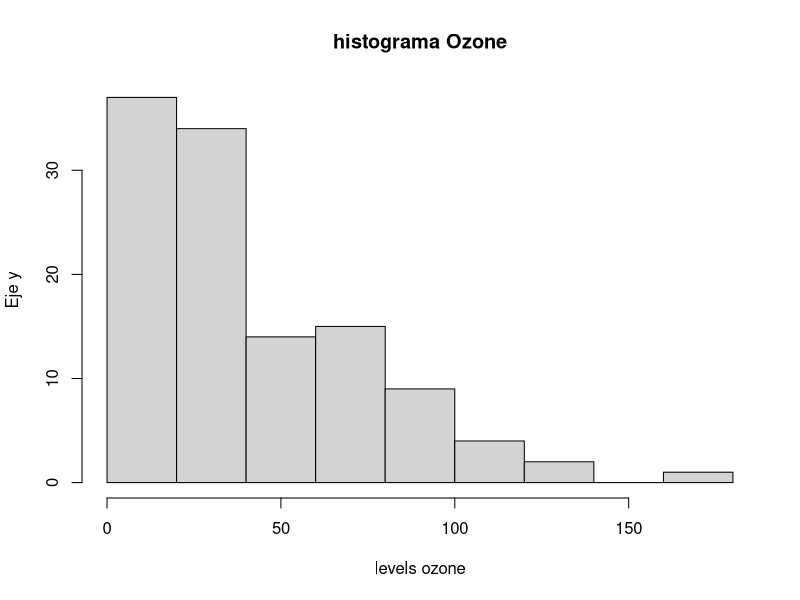
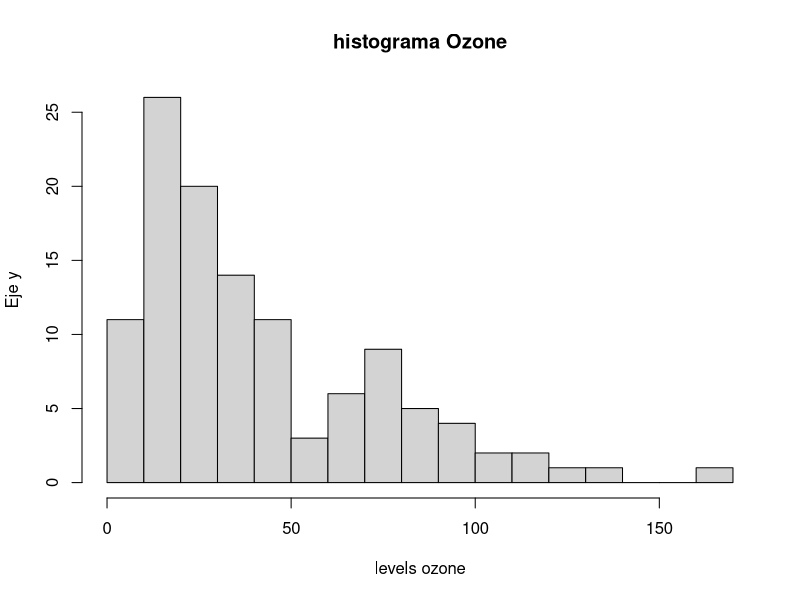
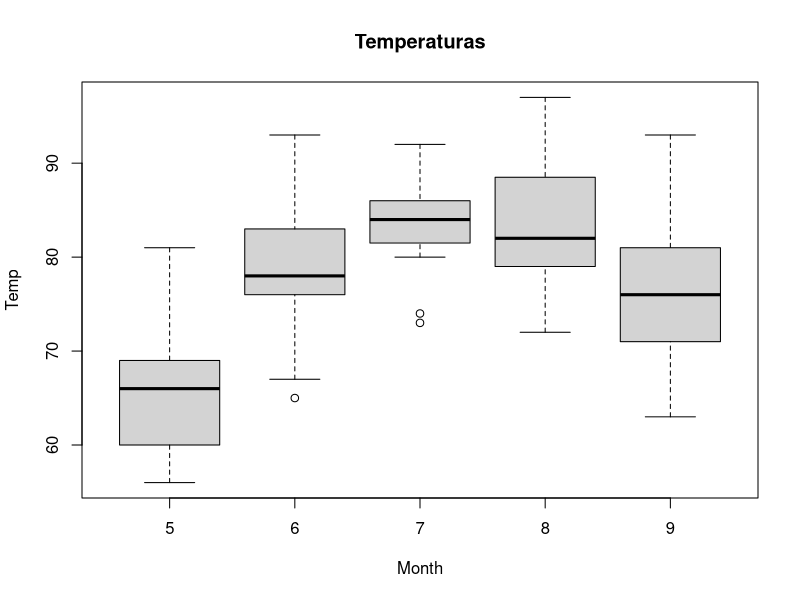
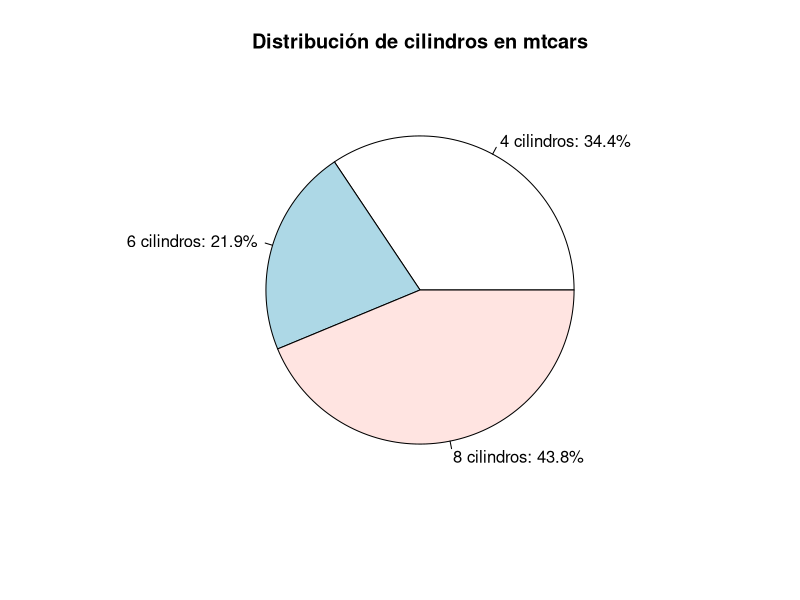
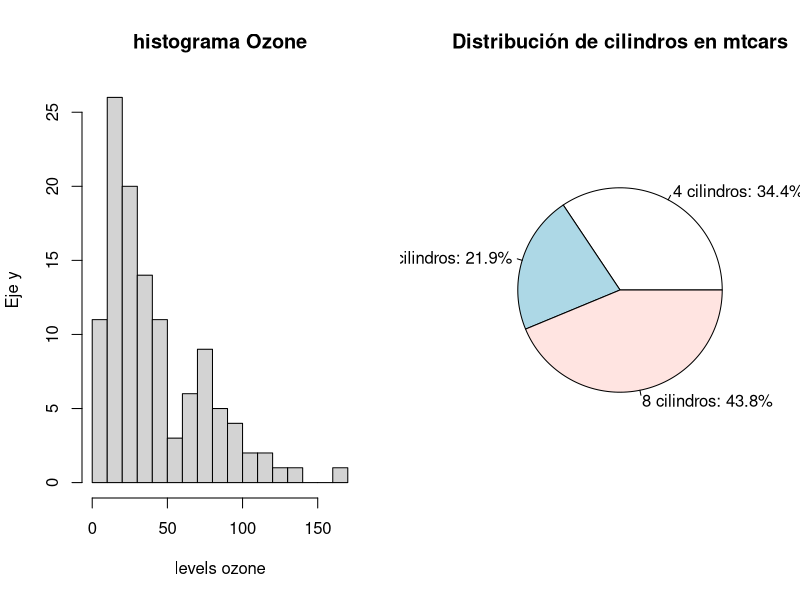
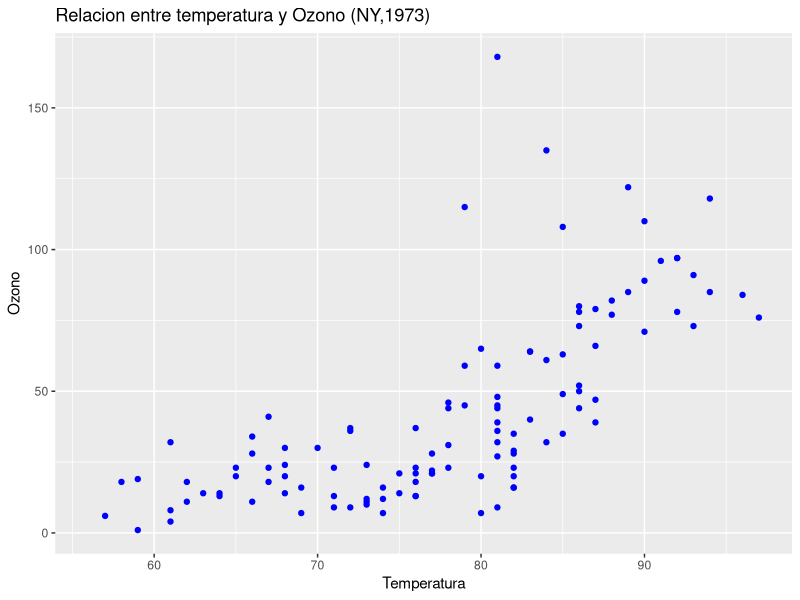
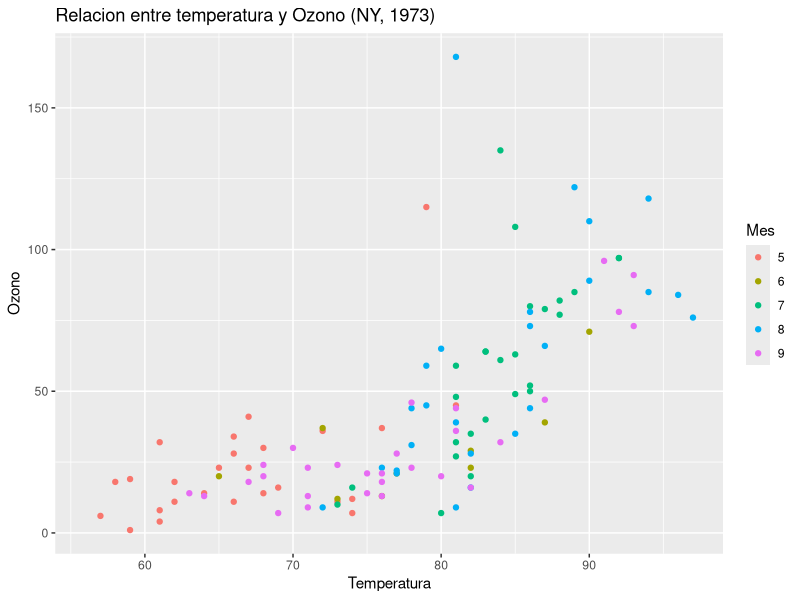
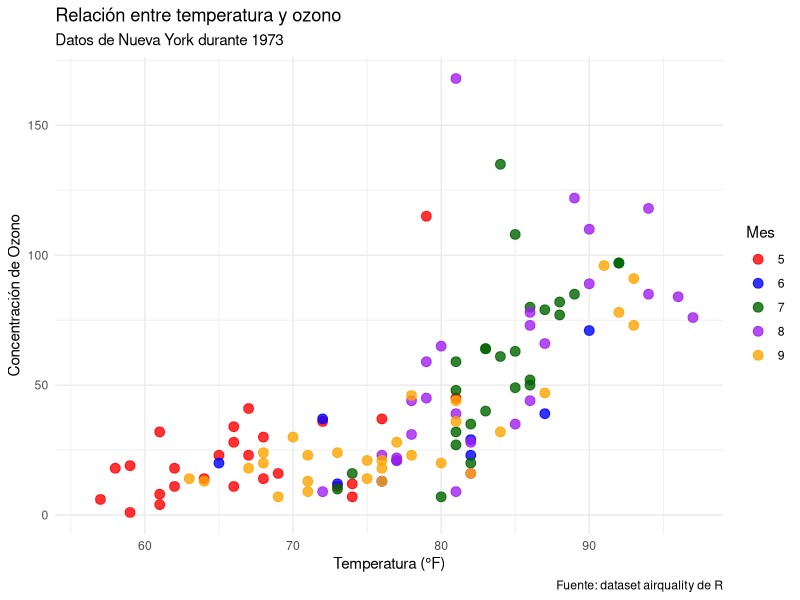

The R source for these figures, in order: (Note: this script raises an error after producing the figures.)
# ==============================================================================
# UNIVERSIDAD DE COSTA RICA  -  ESCUELA DE ESTADISTICA
# XS-0129  PROGRAMACION PARA ESTADISTICA I
# ------------------------------------------------------------------------------
# PRACTICA SEMANA 11: CONSTRUCCION DE GRAFICOS CON R
# MODALIDAD: TRABAJO COLABORATIVO EN GIT / GITHUB
# Valor: 1% adicional sobre nota de curso
# Fecha entrega máxima: martes 26/05/2026
# Entrega esperada: documento PDF con enlace a repositorio
# ==============================================================================
#
# Esta practica se realiza EN PAREJAS o EN GRUPOS DE TRES personas.
# El grupo entrega un UNICO archivo .R, pero administrado de forma colaborativa
# en un repositorio de GitHub. Cada integrante DEBE aportar al menos un ejercicio
# con sus propios commits, de modo que el historial demuestre la participacion
# individual de cada quien.
#
# ------------------------------------------------------------------------------
# DATOS DEL GRUPO
# ------------------------------------------------------------------------------
# Integrante A: ______________________  Carne: __________  GitHub: ____________
# Integrante B: ______________________  Carne: __________  GitHub: ____________
# Integrante C: ______________________  Carne: __________  GitHub: ____________
#               (deje en blanco si el grupo es de dos personas)
#
# ------------------------------------------------------------------------------
# OBJETIVOS DE APRENDIZAJE
# ------------------------------------------------------------------------------
#   1. Construir e interpretar graficos con el paquete base de R.
#   2. Aplicar la gramatica de graficos del paquete ggplot2 por capas.
#   3. Representar informacion geografica mediante mapas en R.
#   4. INVESTIGAR de forma autonoma otras librerias de visualizacion de R,
#      documentarlas y compararlas con las herramientas vistas en clase.
#   5. Utilizar Git y GitHub para versionar y desarrollar codigo de forma
#      COLABORATIVA (clonar, ramas, commits, pull requests y fusiones).
#
# ==============================================================================
# INSTRUCCIONES GENERALES
# ==============================================================================
#   - Trabajen DENTRO de este mismo archivo .R. Escriban su codigo debajo de
#     cada enunciado, en las lineas marcadas con ">>> ESCRIBA SU CODIGO AQUI".
#   - NO borren los enunciados (lineas que inician con #). Forman parte de la
#     entrega y permiten evaluar la practica.
#   - Cuando se pida COMENTAR o INTERPRETAR, escriban la respuesta como
#     comentario (#) justo debajo del codigo correspondiente.
#   - El archivo debe ejecutarse SIN ERRORES de principio a fin. Verifiquenlo
#     con source() o Ctrl+Shift+Enter (RStudio) antes de la entrega final.
#   - Cada ejercicio indica su INTEGRANTE RESPONSABLE entre corchetes, por
#     ejemplo  [Responsable: Integrante B]. Esa persona debe escribir el codigo
#     y subirlo con SUS PROPIOS commits (ver Parte 5).
#   - Esta practica vale 100 puntos. La distribucion aparece en cada parte.
#   - Todos los ejercicios deben estar completos y no debe haber commits 
#     luego de las 11:59 de hoy 26/05/2026
#
# ------------------------------------------------------------------------------
# REPARTO DE EJERCICIOS ENTRE INTEGRANTES
# ------------------------------------------------------------------------------
#   Integrante A : Ej 1.1, Ej 1.4, Ej 2.1, Ej 2.4, Ej 3.2  + redacta el README
#   Integrante B : Ej 1.2, Ej 1.5, Ej 2.2, Ej 2.5, Ej 3.3  + Ficha 4.2
#   Integrante C : Ej 1.3, Ej 1.6, Ej 2.3, Ej 3.1, Ej 4.4
#   TODO EL GRUPO: Parte 0, Ej 4.1 (eleccion de libreria) y Ej 4.3 (ejemplo).
#
#   * SI EL GRUPO ES DE DOS PERSONAS: no existe Integrante C. Repartan sus
#     ejercicios de forma equitativa entre A y B y ANOTEN aqui como quedaron:
#     Ej 1.3 -> ____   Ej 1.6 -> ____   Ej 2.3 -> ____   Ej 3.1 -> ____
#     Ej 4.4 -> ____
#
#   El reparto busca que cada persona practique graficos base, ggplot2 y mapas.
#   Esta permitido AYUDARSE entre integrantes, pero cada quien debe SUBIR con
#   sus propios commits los ejercicios de los que es responsable.
#
# ------------------------------------------------------------------------------
# CONJUNTOS DE DATOS
# ------------------------------------------------------------------------------
#   Se trabajara con datasets incluidos en la instalacion base de R, por lo que
#   NO se requiere descargar archivos. Exploren su documentacion con help():
#       help("airquality")   # calidad del aire (Nueva York, 1973)
#       help("mtcars")       # caracteristicas de 32 automoviles
#       help("iris")         # medidas de tres especies de flores
#       help("ToothGrowth")  # crecimiento dental en conejillos de indias
# ==============================================================================


# ==============================================================================
# PARTE 0 - PREPARACION DEL ENTORNO  (5 puntos)   [Responsable: TODO EL GRUPO]
# ==============================================================================
#
# 0.1  Limpien el entorno de trabajo y carguen los datos que utilizaran.
#      Verifiquen la estructura y un resumen de cada conjunto de datos.

rm(list = ls())          # limpia el entorno
data("airquality")
data("mtcars")
data("iris")
data("ToothGrowth")

# >>> ESCRIBA SU CODIGO AQUI: use str() y summary() sobre airquality y mtcars.

str(airquality)
summary(airquality)
str(mtcars)
summary(mtcars)


# 0.2  En un comentario, indiquen cuantas observaciones y cuantas variables
#      tiene 'airquality' y mencionen si contiene valores faltantes (NA).
#
# Respuesta 0.2: _______________________________________________________________

# airquality tiene 153 observaciones y si contiene valores NA

# ==============================================================================
# PARTE 1 - GRAFICOS BASE DE R  (25 puntos)
# ==============================================================================
# Recuerden los argumentos comunes de las funciones graficas base:
#   main  = titulo        xlab / ylab = etiquetas de ejes
#   col   = color         xlim / ylim = limites de los ejes
#   pch   = tipo de punto border = color del borde
# ------------------------------------------------------------------------------

# ------------------------------------------------------------------------------
# Ejercicio 1.1  GRAFICO DE BARRAS  (4 pts)        [Responsable: Integrante A]
# ------------------------------------------------------------------------------
# Construya un grafico de barras VERTICAL de la variable airquality$Wind.
# Asignele un titulo, una etiqueta de eje y un color de su eleccion.

# >>> ESCRIBA SU CODIGO AQUI:



# ------------------------------------------------------------------------------
# Ejercicio 1.2  HISTOGRAMA  (4 pts)               [Responsable: Integrante B]
# ------------------------------------------------------------------------------
# Construya un histograma de airquality$Ozone. Modifique el argumento 'breaks'
# para obtener al menos dos versiones (por ejemplo breaks = 5 y breaks = 15).
# COMENTE como cambia la interpretacion al variar el numero de clases.

# >>> ESCRIBA SU CODIGO AQUI:

hist(airquality$Ozone,
     breaks = 6,
     main = "histograma Ozone",
     xlab = "levels ozone",
     ylab = "Eje y")

hist(airquality$Ozone,
     breaks =16,
     main = "histograma Ozone",
     xlab = "levels ozone",
     ylab = "Eje y")


# Comentario 1.2: ______________________________________________________________

# Al agregar diferentes valores de break lo uqe cambia son la cantidad de barras creadas en el histograma



# ------------------------------------------------------------------------------
# Ejercicio 1.3  DIAGRAMA DE CAJAS  (4 pts)        [Responsable: Integrante C]
# ------------------------------------------------------------------------------
# Construya un diagrama de cajas de airquality$Temp SEGUN el mes (Temp ~ Month).
# Pista: use la formula  boxplot(Temp ~ Month, data = airquality, ...).
# Interprete: en que mes se observa la mayor temperatura mediana.

# >>> ESCRIBA SU CODIGO AQUI:


boxplot(Temp ~ Month, data = airquality,
        main = "Temperaturas")

# Comentario 1.3: ______________________________________________________________

# En el mes 9 septiembre se registra la mayor temperatura  

# ------------------------------------------------------------------------------
# Ejercicio 1.4  DIAGRAMA DE DISPERSION  (4 pts)   [Responsable: Integrante A]
# ------------------------------------------------------------------------------
# Construya un grafico de dispersion entre airquality$Temp (eje X) y
# airquality$Ozone (eje Y). Use pch = 19 y describa la relacion observada.

# >>> ESCRIBA SU CODIGO AQUI:



# Comentario 1.4: ______________________________________________________________



# ------------------------------------------------------------------------------
# Ejercicio 1.5  GRAFICO DE PIE  (4 pts)           [Responsable: Integrante B]
# ------------------------------------------------------------------------------
# A partir de mtcars, cuente cuantos automoviles tienen 4, 6 y 8 cilindros
# (variable 'cyl') y represente esa distribucion en un grafico de pie.
# Agregue al grafico el PORCENTAJE correspondiente a cada categoria.
# Pista: table(mtcars$cyl) y construya las etiquetas con paste0() y round().

# >>> ESCRIBA SU CODIGO AQUI:

conteo_cyl <- table(mtcars$cyl)


porcentajes <- prop.table(conteo_cyl) * 100


etiquetas <- paste0(
  names(conteo_cyl),
  " cilindros: ",
  round(porcentajes, 1),
  "%"
)

# Gráfico de pie
pie(
  conteo_cyl,
  labels = etiquetas,
  main = "Distribución de cilindros en mtcars"
)
# ------------------------------------------------------------------------------
# Ejercicio 1.6  MULTIPLES GRAFICOS Y EXPORTACION  (5 pts)  [Resp.: Integrante B]
# ------------------------------------------------------------------------------
# a) Use par(mfrow = c(1, 2)) para colocar DOS graficos base de su eleccion
#    lado a lado. Restablezca el panel con par(mfrow = c(1, 1)) al terminar.
# b) Exporte uno de sus graficos a un archivo PNG usando png() ... dev.off().
#    IMPORTANTE: agregue ese .png al .gitignore (vea la Parte 5) para NO
#    versionar imagenes generadas automaticamente.

# >>> ESCRIBA SU CODIGO AQUI:

par(mfrow = c(1, 2))

hist(airquality$Ozone,
     breaks =16,
     main = "histograma Ozone",
     xlab = "levels ozone",
     ylab = "Eje y")

pie(
  conteo_cyl,
  labels = etiquetas,
  main = "Distribución de cilindros en mtcars"
)

par(mfrow = c(1, 1))


# guardar a png

png("grafico_mpg.png", width = 800, height = 600)

pie(
  conteo_cyl,
  labels = etiquetas,
  main = "Distribución de cilindros en mtcars"
)

dev.off()



# ==============================================================================
# PARTE 2 - GRAFICOS CON ggplot2  (20 puntos)
# ==============================================================================
# Recuerden la estructura por CAPAS de la gramatica de graficos:
#   ggplot(datos, aes(...)) +   # datos + mapeo estetico
#       geom_*()            +   # geometria (puntos, barras, lineas...)
#       scale_*()           +   # escalas (colores, ejes)
#       facet_*()           +   # paneles por subconjuntos
#       labs()              +   # titulos y etiquetas
#       theme_*()               # apariencia general
# ------------------------------------------------------------------------------

# 2.0  Instalen (si es necesario) y carguen el paquete.
# install.packages("ggplot2")   # descomente solo si aun no lo tiene instalado
library(ggplot2)

# ------------------------------------------------------------------------------
# Ejercicio 2.1  PRIMER GRAFICO ggplot2  (4 pts)   [Responsable: Integrante A]
# ------------------------------------------------------------------------------
# Reproduzca el diagrama de dispersion del Ejercicio 1.4 (Temp vs Ozone) pero
# ahora con ggplot2 y geom_point().

# >>> ESCRIBA SU CODIGO AQUI:



# ------------------------------------------------------------------------------
# Ejercicio 2.2  MAPEO ESTETICO  (4 pts)           [Responsable: Integrante B]
# ------------------------------------------------------------------------------
# Al grafico anterior, agregue dentro de aes() el COLOR del punto segun el mes.
# Pista: como 'Month' es numerica, conviertala con factor(Month).
# COMENTE que aporta esta tercera variable a la lectura del grafico.

# >>> ESCRIBA SU CODIGO AQUI:

ggplot(airquality,
       aes(x = Temp, y = Ozone)) +
  geom_point(color = "blue", 
             pch = 19) +
  labs(title = "Relacion entre temperatura y Ozono (NY,1973)",
       x = "Temperatura",
       y = "Ozono")


ggplot(
  airquality,
  aes(
    x = Temp,
    y = Ozone,
    color = factor(Month)
  )
) +
  geom_point(pch = 19) +
  labs(
    title = "Relacion entre temperatura y Ozono (NY, 1973)",
    x = "Temperatura",
    y = "Ozono",
    color = "Mes"
  )

# Comentario 2.2: ______________________________________________________________

# ESta tercera variable lo que hace es poner diferentes colores al los meses para asi diferenciarlo en el grafico

# ------------------------------------------------------------------------------
# Ejercicio 2.3  GEOMETRIAS ADICIONALES Y FACETAS  (4 pts)  [Resp.: Integrante C]
# ------------------------------------------------------------------------------
# Sobre el grafico del 2.2, agregue:
#   - una capa geom_smooth(method = "lm") para mostrar la tendencia lineal;
#   - un facet_wrap(~ Month) para separar un panel por mes.

# >>> ESCRIBA SU CODIGO AQUI:



# ------------------------------------------------------------------------------
# Ejercicio 2.4  GRAFICO DE BARRAS CON ggplot2  (4 pts)  [Resp.: Integrante A]
# ------------------------------------------------------------------------------
# Con el dataset 'iris', construya un grafico de barras que muestre el promedio
# de Sepal.Length por especie (Species). Use stat = "summary", fun = "mean".

# >>> ESCRIBA SU CODIGO AQUI:



# ------------------------------------------------------------------------------
# Ejercicio 2.5  PERSONALIZACION COMPLETA  (4 pts) [Responsable: Integrante B]
# ------------------------------------------------------------------------------
# Tome cualquiera de los graficos anteriores y combine TODAS las capas:
# labs() con titulo, subtitulo, etiquetas de ejes y fuente; un scale_*() para
# personalizar colores; y un theme_*() distinto al predeterminado.

# >>> ESCRIBA SU CODIGO AQUI:

ggplot(
  airquality,
  aes(
    x = Temp,
    y = Ozone,
    color = factor(Month)
  )
) +
  geom_point(size = 3, alpha = 0.8) +
  
  # Etiquetas
  labs(
    title = "Relación entre temperatura y ozono",
    subtitle = "Datos de Nueva York durante 1973",
    x = "Temperatura (°F)",
    y = "Concentración de Ozono",
    color = "Mes",
    caption = "Fuente: dataset airquality de R"
  ) +
  
  # Personalizar colores
  scale_color_manual(
    values = c(
      "5" = "red",
      "6" = "blue",
      "7" = "darkgreen",
      "8" = "purple",
      "9" = "orange"
    )
  ) +
  
  # Tema distinto al predeterminado
  theme_minimal()



# ==============================================================================
# PARTE 3 - GRAFICOS CON MAPAS  (15 puntos)
# ==============================================================================
# 3.0  Instalen (si es necesario) y carguen el paquete 'maps'.
# install.packages("maps", dep = TRUE)   # descomente si aun no lo tiene
install.packages("maps")
library(maps)
library(ggplot2)

# ------------------------------------------------------------------------------
# Ejercicio 3.1  MAPA BASE  (5 pts)                [Responsable: Integrante C]
# ------------------------------------------------------------------------------
# Dibuje el mapa del mundo con map(database = "world").
# Luego dibuje UNICAMENTE el mapa de un pais a su eleccion.
# Pista: map("world", regions = "Costa Rica", fill = TRUE, col = "lightgreen").

# >>> ESCRIBA SU CODIGO AQUI:



# ------------------------------------------------------------------------------
# Ejercicio 3.2  MAPA POLIGONAL CON ggplot2  (5 pts)  [Resp.: Integrante A]
# ------------------------------------------------------------------------------
# Use map_data() para obtener el contorno de un pais o region y dibujelo con
# ggplot2 + geom_polygon(). Aplique coord_quickmap() para corregir la escala.
# Pista:
#   region <- map_data("world", region = "Costa Rica")
#   ggplot(region, aes(long, lat, group = group)) +
#       geom_polygon(...) + coord_quickmap()

# >>> ESCRIBA SU CODIGO AQUI:



# ------------------------------------------------------------------------------
# Ejercicio 3.3  AGREGAR PUNTOS AL MAPA  (5 pts)   [Responsable: Integrante B]
# ------------------------------------------------------------------------------
# Sobre el mapa anterior, agregue uno o varios puntos con coordenadas conocidas
# (por ejemplo, la ciudad donde vive cada integrante del grupo). Use geom_point()
# y, opcionalmente, geom_text() o annotate() para etiquetar el punto.
# Pista: San Jose, Costa Rica  ->  long = -84.09, lat = 9.93

# >>> ESCRIBA SU CODIGO AQUI:


dev.off() # reinicia el dispositivo gráfico

japon <- map_data("world", region = "Japan")

# Coordenadas de ciudades
ciudades <- data.frame(
  ciudad = c("Tokyo", "Osaka", "Kyoto"),
  lon = c(139.6917, 135.5023, 135.7681),
  lat = c(35.6895, 34.6937, 35.0116)
)

ggplot(japon,
       aes(x = long,
           y = lat,
           group = group)) +
  
  geom_polygon(fill = "darkgreen",
               color = "black") +
  
  geom_point(
    data = ciudades,
    aes(x = lon, y = lat),
    color = "red",
    size = 3,
    inherit.aes = FALSE
  ) +
  
  geom_text(
    data = ciudades,
    aes(x = lon,
        y = lat,
        label = ciudad),
    inherit.aes = FALSE,
    vjust = -1
  ) +
  
  coord_quickmap() +
  
  labs(
    title = "Mapa de Japón con ciudades importantes",
    x = "Longitud",
    y = "Latitud"
  ) +
  
  theme_minimal()
# ==============================================================================
# PARTE 4 - INVESTIGACION: OTRAS LIBRERIAS DE GRAFICOS EN R  (20 puntos)
# ==============================================================================
#
# El ecosistema de R ofrece MUCHAS librerias de visualizacion mas alla del
# paquete base, ggplot2 y maps. En esta parte el grupo debera INVESTIGAR de
# forma autonoma y aplicar una de ellas.
#
# ------------------------------------------------------------------------------
# 4.1  SELECCION DE LA LIBRERIA  (2 pts)           [Responsable: TODO EL GRUPO]
# ------------------------------------------------------------------------------
# Elijan UNA libreria de la siguiente lista (o propongan otra y consultenla con
# la persona docente). Anoten su eleccion en el comentario indicado.
#
#   GRAFICOS INTERACTIVOS
#     - plotly        : convierte graficos en interactivos (zoom, hover).
#     - highcharter   : graficos interactivos basados en Highcharts.
#     - dygraphs      : series de tiempo interactivas.
#
#   EXTENSIONES DE ggplot2
#     - ggridges      : graficos de densidad superpuestos ("joyplots").
#     - gganimate     : animaciones a partir de graficos ggplot2.
#     - patchwork     : combina varios graficos ggplot2 en un mismo panel.
#     - ggpubr        : graficos con apariencia "lista para publicar".
#     - ggthemes      : temas y paletas adicionales para ggplot2.
#
#   MAPAS INTERACTIVOS
#     - leaflet       : mapas interactivos con marcadores y capas.
#     - tmap          : mapas tematicos (modo estatico e interactivo).
#
#   GRAFICOS ESPECIALIZADOS
#     - corrplot      : visualizacion de matrices de correlacion.
#     - treemap       : mapas de arbol (treemaps) jerarquicos.
#     - GGally        : matrices de graficos y graficos de pares.
#     - wordcloud     : nubes de palabras.
#     - lattice       : sistema de graficos alternativo (graficos en celosia).
#
# Libreria elegida: ____________________________________________________________
# Justifiquen en una o dos lineas por que la eligieron:
#   ___________________________________________________________________________
#
# ------------------------------------------------------------------------------
# 4.2  FICHA DE DOCUMENTACION  (6 pts)             [Responsable: Integrante B]
# ------------------------------------------------------------------------------
# Investiguen en la documentacion oficial (CRAN, viñetas, sitio del paquete) y
# COMPLETEN la siguiente ficha como comentarios. Indiquen las fuentes.
#
#   a) Nombre del paquete y autor(es) principales:
#      _________________________________________________________________________
#   b) Para que tipo de visualizaciones se utiliza:
#      _________________________________________________________________________
#   c) Funcion(es) principal(es) del paquete y que hace cada una:
#      _________________________________________________________________________
#   d) Una ventaja y una limitacion frente al paquete base o ggplot2:
#      Ventaja:    ______________________________________________________________
#      Limitacion: ______________________________________________________________
#   e) Fuentes consultadas (al menos dos, con su enlace):
#      1) _______________________________________________________________________
#      2) _______________________________________________________________________
#
# ------------------------------------------------------------------------------
# 4.3  EJEMPLO APLICADO  (8 pts)                   [Responsable: TODO EL GRUPO]
# ------------------------------------------------------------------------------
# Instalen y carguen la libreria elegida. Luego construyan UN grafico funcional
# con alguno de los datasets de esta practica (airquality, mtcars, iris o
# ToothGrowth). El grafico debe tener titulo y etiquetas de ejes claras.
# Documenten cada paso con comentarios.
#
# SUGERENCIA DE COLABORACION: este ejercicio es del grupo completo. Trabajenlo
# en una rama compartida (por ejemplo 'feature/parte4') y resuelvan en conjunto
# cualquier conflicto de fusion que aparezca.

# install.packages("__________")   # escriba aqui el nombre de su libreria
# library(__________)

# >>> ESCRIBA SU CODIGO AQUI:



# ------------------------------------------------------------------------------
# 4.4  COMPARACION Y REFLEXION  (4 pts)            [Responsable: Integrante C]
# ------------------------------------------------------------------------------
# Reproduzca un grafico EQUIVALENTE o lo mas parecido posible al del punto 4.3
# usando el paquete base o ggplot2. Luego responda en comentarios:
#
#   a) Que diferencias noto en la cantidad y claridad del codigo:
#      _________________________________________________________________________
#   b) En que situacion recomendaria usar la libreria investigada y en cual
#      preferiria el paquete base o ggplot2:
#      _________________________________________________________________________

# >>> ESCRIBA AQUI EL GRAFICO EQUIVALENTE CON BASE O ggplot2:



# ==============================================================================
# PARTE 5 - TRABAJO COLABORATIVO CON GIT Y GITHUB  (15 puntos)
# ==============================================================================
#
# Esta parte NO se "programa" en R: se EVIDENCIA en el repositorio de GitHub del
# grupo. Sigan el flujo de trabajo descrito abajo. Todos los comandos de Git se
# escriben en la TERMINAL del sistema (no en la consola de R), o pueden usar el
# panel Git de RStudio / GitHub Desktop si lo prefieren.
#
# ------------------------------------------------------------------------------
# 5.1  CREACION Y CONFIGURACION DEL REPOSITORIO  (4 pts)
# ------------------------------------------------------------------------------
# a) UNA sola persona del grupo crea en GitHub un repositorio llamado:
#       XS0129-P11-Apellido1-Apellido2
#    Configurelo como público e inicialicelo con un archivo README.md.
#
# b) Esa persona agrega como COLABORADORES (Settings > Collaborators) a:
#       - cada integrante del grupo (con su usuario de GitHub), y
#       - el usuario de la persona docente:  __________________ (a indicar).
#
# c) Cada integrante CLONA el repositorio en su computadora:
#       git clone https://github.com/usuario/XS0129-P11-Apellido1-Apellido2.git
#
# d) Coloquen este archivo .R dentro del repositorio y configuren su identidad
#    (la primera vez en cada computadora):
#       git config --global user.name  "Nombre Apellido"
#       git config --global user.email "correo@ucr.ac.cr"
#
# ------------------------------------------------------------------------------
# 5.2  ARCHIVOS DEL REPOSITORIO  (3 pts)
# ------------------------------------------------------------------------------
# El repositorio debe contener al menos:
#   - Practica_Semana_11_-_Graficos_en_R.R   (este archivo)
#   - README.md   : redactado por el Integrante A. Debe incluir el nombre del
#                   curso, los integrantes del grupo y una breve descripcion.
#   - .gitignore  : debe ignorar archivos generados (por ejemplo *.png del
#                   Ejercicio 1.6, la carpeta .Rproj.user/ y el archivo .Rhistory).
#
#   Contenido sugerido para .gitignore:
#       .Rhistory
#       .RData
#       .Rproj.user/
#       *.png
#
# ------------------------------------------------------------------------------
# 5.3  FLUJO DE TRABAJO POR RAMAS Y COMMITS  (5 pts)
# ------------------------------------------------------------------------------
# Cada integrante trabaja sus ejercicios asignados en SU PROPIA RAMA y luego
# los integra mediante un Pull Request. Pasos para cada integrante:
#
#   1) Actualizar la rama principal y crear la rama personal:
#        git checkout main
#        git pull origin main
#        git checkout -b parte-integranteA      # use su letra: A, B o C
#
#   2) Escribir el codigo de SUS ejercicios en este archivo y guardarlo.
#
#   3) Registrar el avance con commits. Haga UN COMMIT POR EJERCICIO, usando
#      mensajes claros que incluyan el numero del ejercicio. Ejemplos:
#        git add Practica_Semana_11_-_Graficos_en_R.R
#        git commit -m "Ej 1.1: grafico de barras vertical de Wind"
#        git commit -m "Ej 2.1: dispersion Temp vs Ozone con ggplot2"
#
#   4) Subir la rama al repositorio remoto:
#        git push origin parte-integranteA
#
#   5) En GitHub, abrir un PULL REQUEST de su rama hacia 'main'. Otro
#      integrante debe REVISARLO y aprobarlo antes de fusionarlo (merge).
#
# REQUISITO MINIMO VERIFICABLE: en el historial (git log o la pestaña Insights
# de GitHub) debe constar que CADA integrante realizo, como minimo, UN commit
# por cada ejercicio del que es responsable, con su propia cuenta de GitHub.
#
# ------------------------------------------------------------------------------
# 5.4  RESOLUCION DE CONFLICTOS Y BITACORA  (3 pts)
# ------------------------------------------------------------------------------
# Como todos editan el mismo archivo, es probable que aparezca al menos un
# CONFLICTO DE FUSION al hacer merge. Resuelvanlo en conjunto y, una vez
# terminada la practica, completen abajo una breve bitacora del trabajo.
#
#   BITACORA DEL GRUPO (responder como comentarios):
#   a) Cuantas ramas y cuantos pull requests crearon en total:
#      _________________________________________________________________________
#   b) Describan brevemente un conflicto de fusion que enfrentaron y como lo
#      resolvieron (o expliquen como lo evitaron):
#      _________________________________________________________________________
#   c) Que aprendio el grupo sobre el trabajo colaborativo con Git:
#      _________________________________________________________________________
#
# ==============================================================================
# RUBRICA DE EVALUACION (resumen)
# ==============================================================================
#   Parte 0  - Preparacion del entorno ............................   5 pts
#   Parte 1  - Graficos base de R .................................  25 pts
#   Parte 2  - Graficos con ggplot2 ...............................  20 pts
#   Parte 3  - Graficos con mapas .................................  15 pts
#   Parte 4  - Investigacion de otras librerias ...................  20 pts
#   Parte 5  - Trabajo colaborativo con Git y GitHub ..............  15 pts
#                                                            TOTAL = 100 pts
#
#   CONSIDERACIONES SOBRE LA NOTA DE GRUPO:
#   - Se descuentan hasta 5 puntos si el archivo NO se ejecuta completo sin
#     errores o si se eliminan los enunciados originales.
#   - El historial de commits es individual: si un integrante NO presenta
#     commits propios de sus ejercicios asignados, esos puntos NO se le
#     acreditan, aunque el ejercicio aparezca resuelto en el archivo final.
#   - La entrega consiste en compartir la URL del repositorio (con la persona
#     docente ya agregada como colaboradora). NO se reciben archivos por correo.
#
# ==============================================================================
# FIN DE LA PRACTICA - SEMANA 11
# ==============================================================================



barplot()
